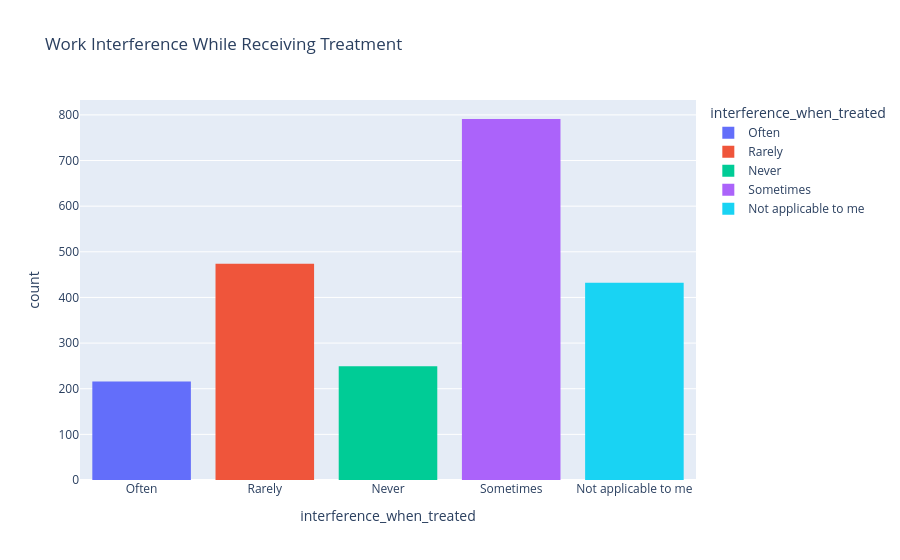

The notebook cell this image was saved under:
### Markdown cell above
## Interference with Work Performance

Mental health conditions can influence workplace productivity.

This section examines how respondents perceive the impact of mental health on their daily work.

### Code cell
fig = px.histogram(
    df,
    x="interference_when_treated",
    color="interference_when_treated",
    title="Work Interference While Receiving Treatment"
)

fig.show()

### Figure 1 — Plotly figure (JSON) as saved in the notebook; plotly's stock layout.template omitted (floating-point values rounded to 4 significant figures; data arrays with more than 128 entries replaced by an {"elided": "..."} marker saying what was removed)
{"data": [{"bingroup": "x", "hovertemplate": "interference_when_treated=%{x}<br>count=%{y}<extra></extra>", "legendgroup": "Often", "marker": {"color": "#636efa", "pattern": {"shape": ""}}, "name": "Often", "orientation": "v", "showlegend": true, "type": "histogram", "x": {"elided": "216 str values"}, "xaxis": "x", "yaxis": "y"}, {"bingroup": "x", "hovertemplate": "interference_when_treated=%{x}<br>count=%{y}<extra></extra>", "legendgroup": "Rarely", "marker": {"color": "#EF553B", "pattern": {"shape": ""}}, "name": "Rarely", "orientation": "v", "showlegend": true, "type": "histogram", "x": {"elided": "474 str values"}, "xaxis": "x", "yaxis": "y"}, {"bingroup": "x", "hovertemplate": "interference_when_treated=%{x}<br>count=%{y}<extra></extra>", "legendgroup": "Never", "marker": {"color": "#00cc96", "pattern": {"shape": ""}}, "name": "Never", "orientation": "v", "showlegend": true, "type": "histogram", "x": {"elided": "249 str values"}, "xaxis": "x", "yaxis": "y"}, {"bingroup": "x", "hovertemplate": "interference_when_treated=%{x}<br>count=%{y}<extra></extra>", "legendgroup": "Sometimes", "marker": {"color": "#ab63fa", "pattern": {"shape": ""}}, "name": "Sometimes", "orientation": "v", "showlegend": true, "type": "histogram", "x": {"elided": "791 str values"}, "xaxis": "x", "yaxis": "y"}, {"bingroup": "x", "hovertemplate": "interference_when_treated=%{x}<br>count=%{y}<extra></extra>", "legendgroup": "Not applicable to me", "marker": {"color": "#19d3f3", "pattern": {"shape": ""}}, "name": "Not applicable to me", "orientation": "v", "showlegend": true, "type": "histogram", "x": {"elided": "432 str values"}, "xaxis": "x", "yaxis": "y"}], "layout": {"barmode": "relative", "legend": {"title": {"text": "interference_when_treated"}, "tracegroupgap": 0}, "title": {"text": "Work Interference While Receiving Treatment"}, "xaxis": {"anchor": "y", "categoryarray": ["Often", "Rarely", "Never", "Sometimes", null, "Not applicable to me"], "categoryorder": "array", "domain": [0, 1], "title": {"text": "interference_when_treated"}}, "yaxis": {"anchor": "x", "domain": [0, 1], "title": {"text": "count"}}}}
